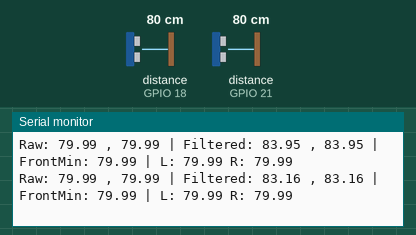
Recording of a sketch running on a simulated ESP32. On the bench: the last lines printed to the serial monitor. Wiring (inferred from the names in the program): 2 × ultrasonic range finder: trigger GPIO 5, echo GPIO 18 / trigger GPIO 19, echo GPIO 21. The inputs (shaded band) are chosen by the test bench; at power-on: distance to the obstacle (sensors on GPIO 18, GPIO 21) 80 cm. The echo pulse lasts 58.3 µs per cm.

Above: at 1.3 s.
1.4 s: distance to the obstacle (sensor on GPIO 18) set to 2 cm
At 1.49 s:
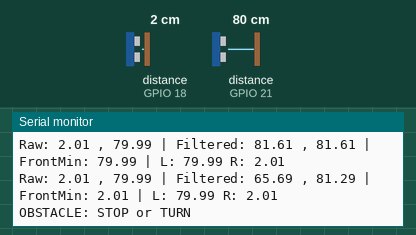
3.0 s: distance to the obstacle (sensor on GPIO 21) set to 18 cm
At 3.0 s:
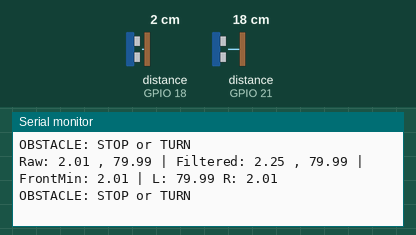
6.0 s: distance to the obstacle (sensor on GPIO 18) set to 4 cm
At 6.01 s:
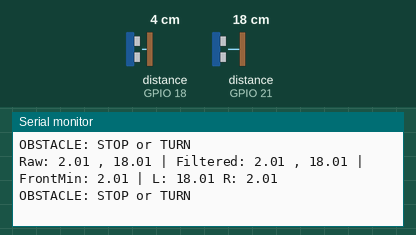
7.5 s: distance to the obstacle (sensor on GPIO 21) set to 2 cm
At 7.51 s:
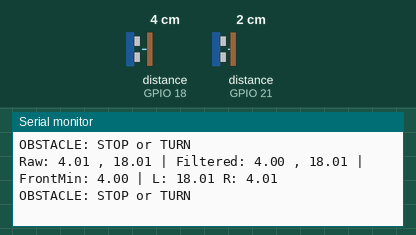
Timing chart, 0 to 10.0 s (numbered marks = the images above; inputs shaded):
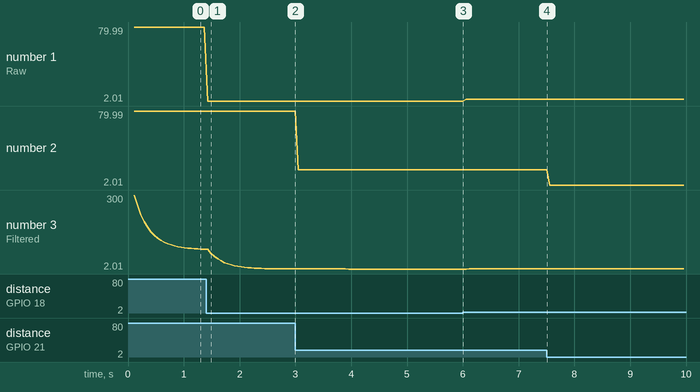

Measured:
- after the input at 1.4 s, the serial monitor: prints a new line at once (image 1)
- plotted number 1: 79.99 → 2.01 after the input at 1.4 s, 2.01 → 4.01 after the input at 6.0 s
- plotted number 2: 79.99 → 18.01 after the input at 3.0 s
- plotted number 3: 82.02 → 2.25 after the input at 1.4 s, 2.01 → 4 after the input at 6.0 s

The sketch:

today_ultrasonic.ino
```cpp
// Hybrid median(3) + EMA filter for 5 ultrasonic sensors (ESP32 + Arduino-style)
#define NUM_SENSORS 2
// index mapping: 0..2 = front-left, front-mid, front-right, 3 = left, 4 = right
const int TRIG_PINS[NUM_SENSORS] = {5,19};
const int ECHO_PINS[NUM_SENSORS] = {18,21};

const unsigned long PULSE_TIMEOUT_US = 30000UL; // 30 ms timeout -> ~5 m
const unsigned long SAMPLE_INTERVAL_MS = 60; // ~16.7 Hz

// Median buffers (size 3)
float medBuf[NUM_SENSORS][3] = {0};
int medIdx[NUM_SENSORS] = {0};

// EMA state
float emaVal[NUM_SENSORS] = {0};
const float alphaDefault = 0.20; // tune per-sensor if needed
float alpha[NUM_SENSORS];

// Helpers
float median3(float a, float b, float c) {
  // manual median for 3 values (faster, no sort)
  if ((a <= b && b <= c) || (c <= b && b <= a)) return b;
  if ((b <= a && a <= c) || (c <= a && a <= b)) return a;
  return c;
}

void setup() {
  Serial.begin(115200);
  for (int i = 0; i < NUM_SENSORS; ++i) {
    pinMode(TRIG_PINS[i], OUTPUT);
    pinMode(ECHO_PINS[i], INPUT);
    digitalWrite(TRIG_PINS[i], LOW);
    // initialize filter buffers with a reasonable large value (e.g., 300 cm) so EMA doesn't start at 0
    for (int j = 0; j < 3; ++j) medBuf[i][j] = 300.0;
    emaVal[i] = 300.0;
    alpha[i] = alphaDefault;
  }
  delay(100);
}

float readUltrasonicRaw(int trigPin, int echoPin) {
  // Trigger 10us pulse
  digitalWrite(trigPin, LOW);
  delayMicroseconds(2);
  digitalWrite(trigPin, HIGH);
  delayMicroseconds(10);
  digitalWrite(trigPin, LOW);

  // Measure pulse width in microseconds
  unsigned long dur = pulseIn(echoPin, HIGH, PULSE_TIMEOUT_US);
  if (dur == 0) { // timeout: treat as max range (or NaN if you prefer)
    return 500.0; // e.g., 500 cm sentinel for "no echo"
  }
  // convert to cm: speed of sound ~0.0343 cm/us, divide by 2 for round trip
  float dist_cm = (dur * 0.0343f) / 2.0f;
  return dist_cm;
}

void loop() {
  static unsigned long lastSample = 0;
  if (millis() - lastSample < SAMPLE_INTERVAL_MS) return;
  lastSample = millis();

  float raw[NUM_SENSORS];
  float med[NUM_SENSORS];
  float out[NUM_SENSORS];

  // Read sensors one at a time (reduces cross-talk)
  for (int i = 0; i < NUM_SENSORS; ++i) {
    raw[i] = readUltrasonicRaw(TRIG_PINS[i], ECHO_PINS[i]);

    // median(3) buffer update
    medBuf[i][medIdx[i]] = raw[i];
    medIdx[i] = (medIdx[i] + 1) % 3;
    med[i] = median3(medBuf[i][0], medBuf[i][1], medBuf[i][2]);

    // EMA
    emaVal[i] = alpha[i] * med[i] + (1 - alpha[i]) * emaVal[i];
    out[i] = emaVal[i];
  }

  // Simple fusion: for going forward, take the minimum of the 3 front sensors
  float frontMin = min(out[0], min(out[1], out[2]));
  float left   = out[3];
  float right  = out[4];

  // Print results
  Serial.print("Raw: ");
  for (int i = 0; i < NUM_SENSORS; ++i) { Serial.print(raw[i]); Serial.print(i==NUM_SENSORS-1? "":" , "); }
  Serial.print(" | Filtered: ");
  for (int i = 0; i < NUM_SENSORS; ++i) { Serial.print(out[i]); Serial.print(i==NUM_SENSORS-1? "":" , "); }
  Serial.print(" | FrontMin: "); Serial.print(frontMin);
  Serial.print(" | L: "); Serial.print(left); Serial.print(" R: "); Serial.println(right);

  // Example avoidance logic (very simple)
  const float STOP_DIST_CM = 25.0; // stop threshold
  if (frontMin < STOP_DIST_CM) {
    Serial.println("OBSTACLE: STOP or TURN");
    // insert robot control commands here
  }

  // small delay to let sensors settle before next loop if desired
}
```
